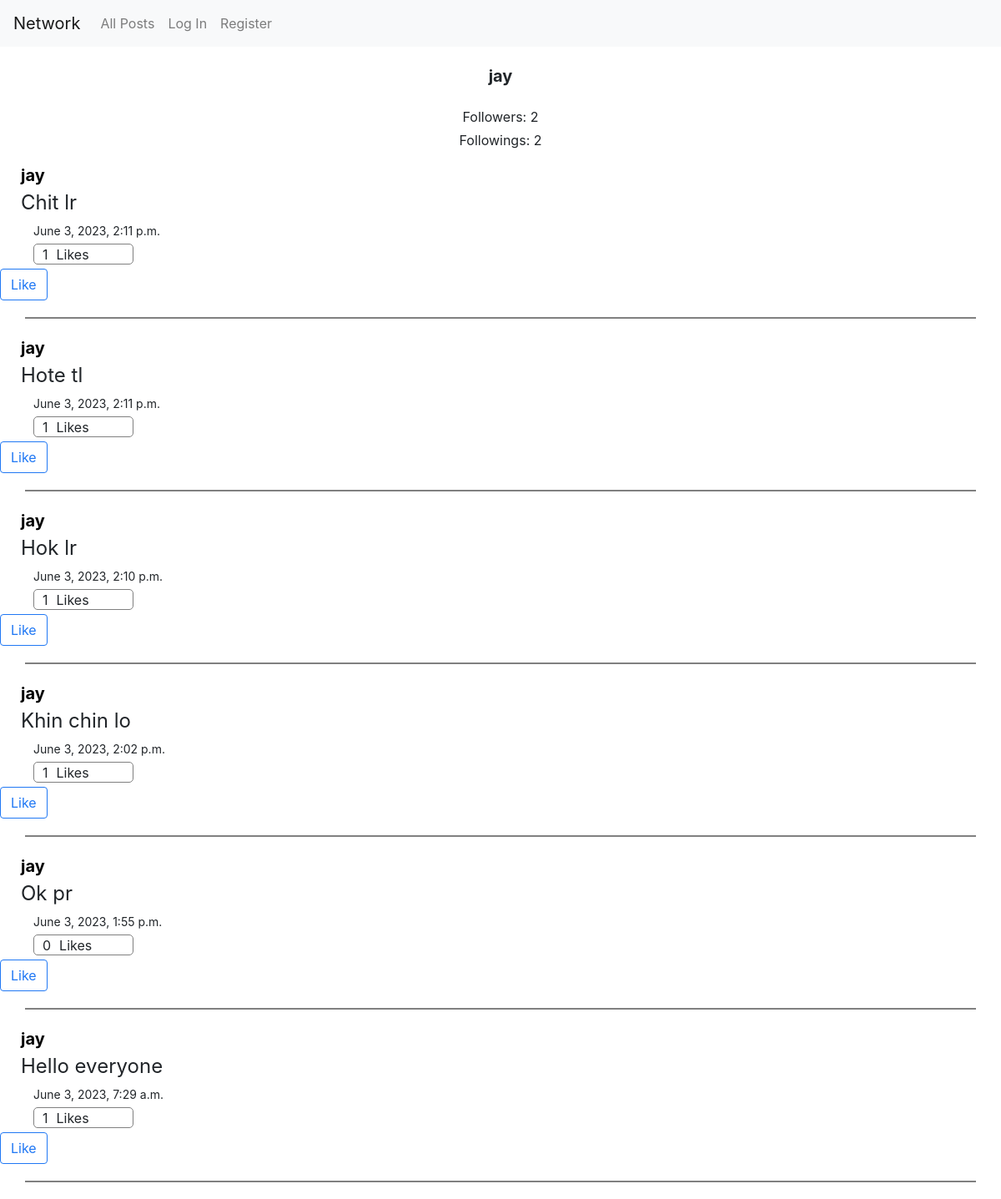
The app's page /profile/1 with its own data.
### network/models.py (models this page shows)
class User(AbstractUser):
    pass

class Post(models.Model):
    user = models.ForeignKey("User", on_delete=models.CASCADE, related_name="poster")
    likes = models.ManyToManyField("User", related_name="liked_posts")
    timestamp = models.DateTimeField(auto_now_add=True)
    content = models.TextField(blank=True, null=False)

### network/views.py (the view, shortened to what this page needs)
# urls.py: path("profile/<str:user_id>", views.profile, name="profile"),
def profile(request, user_id):
    user = User.objects.get(pk=user_id)
    allPosts = Post.objects.filter(user=user).order_by("-timestamp")
    followings = Profile.objects.filter(follower=user).count()
    followers = Profile.objects.filter(following=user).count()
    if not request.user.is_authenticated:
        paginator = Paginator(allPosts, 10)
        pageNum = request.GET.get("page")
        pages = paginator.get_page(pageNum)
        return render(
            request,
            "network/profile.html",
            {
                "user": request.user,
                "user_profile": user,
                "followers": followers,
                "followings": followings,
                "posts": pages,
            },
        )

### network/templates/network/profile.html (shortened to what this page needs)
{% extends "network/layout.html" %}
{% load static %}
{% block body %}
    <div style="display: flex; flex-direction: column; align-items: center;">
        <div style="font-size: 20px; font-weight: bold; margin: 20px auto;">{{user_profile.username}}</div>
        <p style="margin: 2px auto;"> Followers:  {{ followers }} </p>
        <p style="margin: 2px auto 15px;"> Followings:  {{ followings }} </p>
    </div>
    <div>
        {% for post in posts %}
            <a style="font-size: 20px; font-weight: bold; color: black; text-decoration: none;" href="{% url 'profile' post.user.id %}"><p style="margin: 0 0 0 25px;"> {{ post.user }} </p></a>
            <div style="display: flex; flex-direction: column">
                <div style="margin: 0px 0 5px 25px; font-size: 24px; font-weight: medium" class="card-text content" id="content{{ post.id }}">{{ post.content }}</div>
                <p style="font-size: 14px; margin: 0px 0 5px 40px"> {{ post.timestamp }} </p>
            </div>
            <div style="border-radius: 5px; display: flex; margin: 0 0 5px 40px; width: 10%; padding-left: 10px; height: 25px; border: 1px solid gray;">
                <div style="margin-right: 10px;" id="likes{{ post.id }}">{{ post.likes.all.count }}</div>
                Likes
            </div>
            {% if user.is_authenticated %}
                <button data-postid="{{ post.id }}" class="btn post-btn like" style="margin-left: 40px; background: white; border: 1px solid rgb(32, 120, 244); display: inline-block;">
                    {% if user in post.likes.all %}
                        <script>
                            document.querySelectorAll('button[class]').forEach(btn => {
                                btn.style.background = 'rgb(32, 120, 244)';
                                btn.style.color = 'white';
                            });
                        </script>
                        Unlike
                    {% else %}
                        Like
                    {% endif %}
                </button>
            {% else %}
                <a class="btn like" style="background: white; border: 1px solid rgb(32, 120, 244); color:rgb(32, 120, 244); display: inline-block;" href="{% url 'login' %}">Like</a>
            {% endif %}
            <hr style="border: 1px solid gray; margin: 20px 30px;" >
        {% empty %}
            <p>No posts available</p>
        {% endfor %}
    </div>
{% endblock %}

### records on screen
User: username "jay"
Post: user "jay", content "Chit lr", timestamp "June 3, 2023, 2:11 p.m.", likes.all.count "1"
Post: user "jay", content "Hote tl", timestamp "June 3, 2023, 2:11 p.m.", likes.all.count "1"
Post: user "jay", content "Hok lr", timestamp "June 3, 2023, 2:10 p.m.", likes.all.count "1"
Post: user "jay", content "Khin chin lo", timestamp "June 3, 2023, 2:02 p.m.", likes.all.count "1"
Post: user "jay", content "Ok pr", timestamp "June 3, 2023, 1:55 p.m.", likes.all.count "0"
Post: user "jay", content "Hello everyone", timestamp "June 3, 2023, 7:29 a.m.", likes.all.count "1"

### other values on screen
{{ followers }} "2"
{{ followings }} "2"
